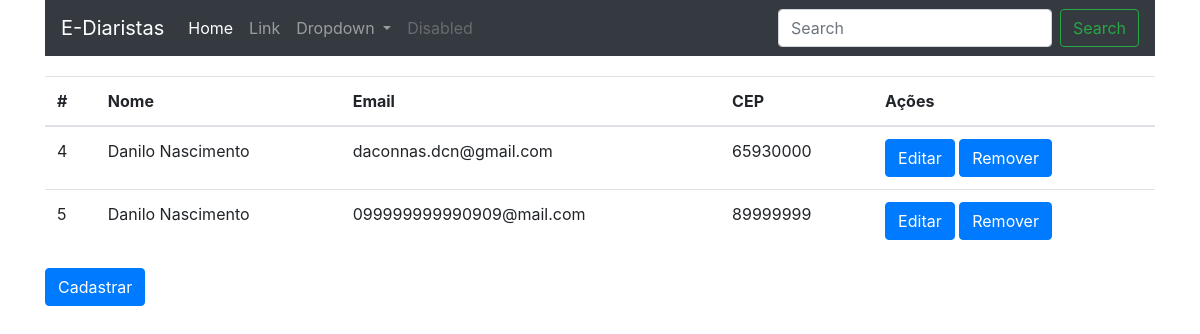
Page /web/listar_diaristas on the earlier database version.
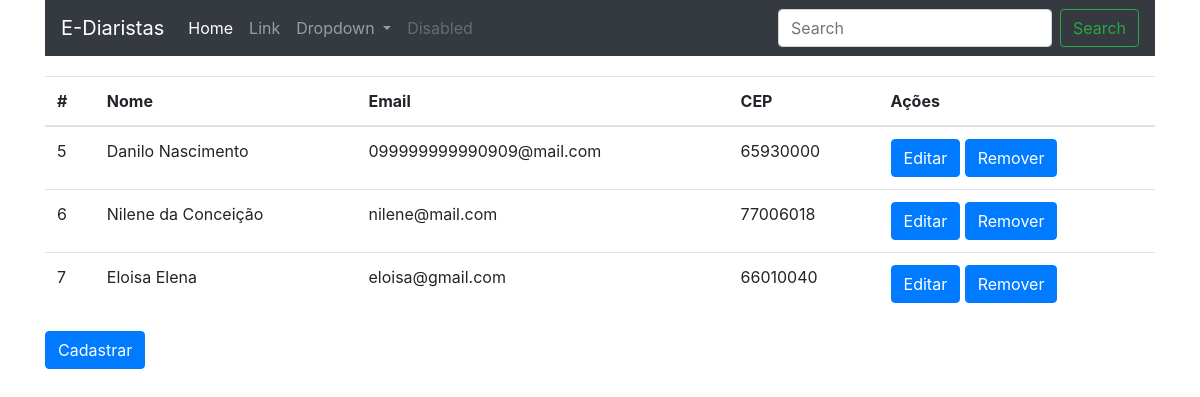
Same page on the later database version.
### web/models.py (models this page shows)
class Diarista(models.Model):
    nome_completo = models.CharField(max_length=100, null=False, blank= False)
    cpf = models.CharField(max_length=11, null=False, blank=False)
    email = models.EmailField(null=False, blank=False, unique=True)
    telefone = models.CharField(max_length=11, blank=False, null=False)
    logradouro = models.CharField(max_length=60, blank=False, null=False)
    numero = models.IntegerField(blank=False, null=False)
    bairro = models.CharField(max_length=30, blank=False, null=False)
    complemento = models.CharField(max_length=100, blank=True, null=False)
    cep = models.CharField(max_length=8, blank=False, null=False)
    estado = models.CharField(max_length=2, blank=False, null=False)
    cidade = models.CharField(max_length=30, null=False, blank=False)
    codigo_ibge = models.IntegerField(blank=False, null=False)
    foto_usuario = models.ImageField(null=False)

### web/views.py (the view)
# urls.py: path("listar_diaristas", listar_diaristas, name="listar_diaristas"),
def listar_diaristas(request):
    diaristas = Diarista.objects.all()
    return render(
        request, "lista_diaristas.html",
        {"diaristas": diaristas, "title": "Listar Diarista" }
    )

### web/templates/lista_diaristas.html (shortened to what this page needs)
{% extends 'base.html' %}
{% load easy_mask  %}
{% block conteudo %}
<table class="table">
    <thead>
        <tr>
            <th>#</th>
            <th>Nome</th>
            <th>Email</th>
            <th>CEP</th>
            <th>Ações</th>
        </tr>
    </thead>
    <tbody>
        {% for diarista in diaristas  %}
            <tr>
                <td>{{diarista.id}}</td>
                <td>{{diarista.nome_completo}}</td>
                <td>{{diarista.email}}</td>
                <td>{{diarista.cep | cep }}</td>
                <td>
                    <a href="{% url 'editar_diarista' diarista.id %}" class="btn btn-primary" >Editar</a>
                    <button type="button" class="btn btn-primary" data-toggle="modal" data-target="#ExemploModalCentralizado">
                      Remover
                    </button>
                </td>
            </tr>
        {% endfor %}
    </tbody>
</table>
<a href="{% url 'cadastrar_diarista' %}" class="btn btn-primary">Cadastrar</a>
{% endblock conteudo %}

### web/templates/base.html (shortened to what this page needs)
<!DOCTYPE html>
<html lang="en">
  <head>
    <link
      rel="stylesheet"
      href="https://stackpath.bootstrapcdn.com/bootstrap/4.3.1/css/bootstrap.min.css"
    />
  </head>
  <body>
    <div class="container" , style="padding-bottom: 20px">
      <nav class="navbar navbar-expand-md navbar-dark bg-dark md-4">
        <a class="navbar-brand" href="#">E-Diaristas</a>
        <div class="collapse navbar-collapse" id="navbarSupportedContent">
          <ul class="navbar-nav mr-auto">
            <li class="nav-item active">
              <a class="nav-link" href="{% url 'listar_diaristas' %}">Home</a>
            </li>
            <li class="nav-item">
              <a class="nav-link" href="#">Link</a>
            </li>
            <li class="nav-item dropdown">
              <a
                class="nav-link dropdown-toggle"
                href="#"
                id="navbarDropdown"
                role="button"
                data-toggle="dropdown"
                aria-haspopup="true"
                aria-expanded="false"
              >
                Dropdown
              </a>
            </li>
            <li class="nav-item">
              <a
                class="nav-link disabled"
                href="#"
                tabindex="-1"
                aria-disabled="true"
                >Disabled</a
              >
            </li>
          </ul>
          <form class="form-inline my-2 my-lg-0">
            <input
              class="form-control mr-sm-2"
              type="search"
              placeholder="Search"
              aria-label="Search"
            />
            <button class="btn btn-outline-success my-2 my-sm-0" type="submit">
              Search
            </button>
          </form>
        </div>
      </nav>
    </div>
    <main role="main" class="container">
      {% block conteudo %} {% endblock conteudo %}
    </main>
  </body>
</html>

Differences in the rows shown:
removed Diarista: id "4", nome_completo "Danilo Nascimento", email "daconnas.dcn@gmail.com", cep|cep "65930000"
changed Diarista "Danilo Nascimento": cep|cep "89999999" → "65930000"
added Diarista: id "6", nome_completo "Nilene da Conceição", email "nilene@mail.com", cep|cep "77006018"
added Diarista: id "7", nome_completo "Eloisa Elena", email "eloisa@gmail.com", cep|cep "66010040"
